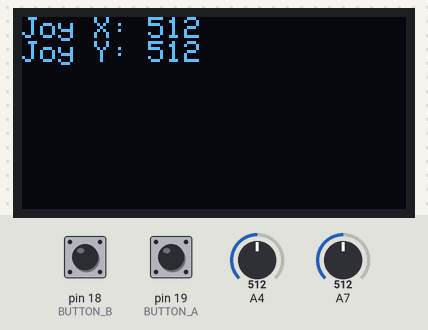
The sketch below on a simulated Arduino Mega 2560, built with avr-gcc and run on an emulated ATmega2560. Parts: 128×64 one-colour display. Inputs (shaded band) come from the test bench; at power-on: pin 18 (BUTTON_B) HIGH, pin 19 (BUTTON_A) HIGH, A4 = 512, A7 = 512.

Above: at 3.2 s.
3.3 s: pin 18 (BUTTON_B) pulled LOW for 0.15 s
At 3.44 s:
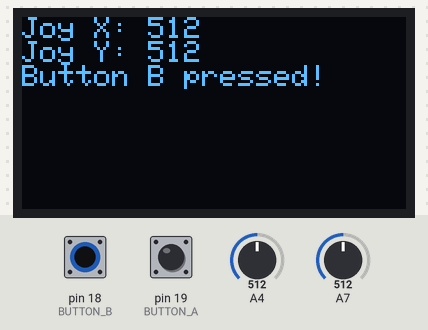
5.0 s: pin 19 (BUTTON_A) pulled LOW for 0.15 s
At 5.11 s:
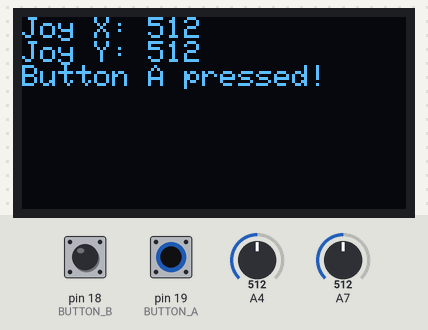
6.6 s: A4 set to 716
At 7.8 s:
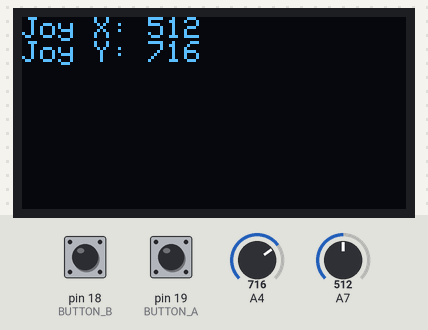
8.2 s: A7 set to 716
At 9.4 s:
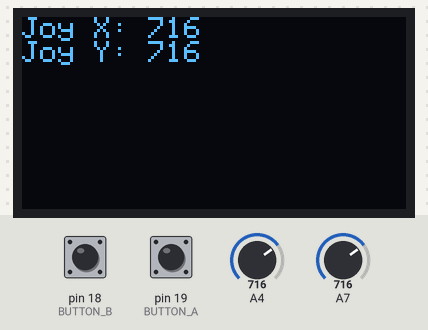
9.7 s: pin 18 (BUTTON_B) pulled LOW for 1 s
At 10.5 s:
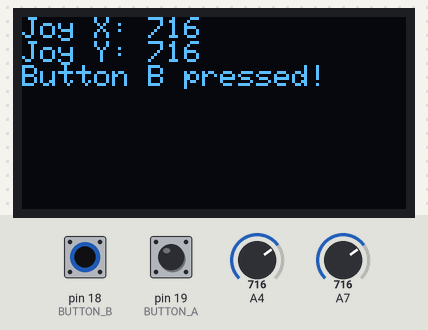
12.2 s: pin 19 (BUTTON_A) pulled LOW for 1 s
At 12.7 s:
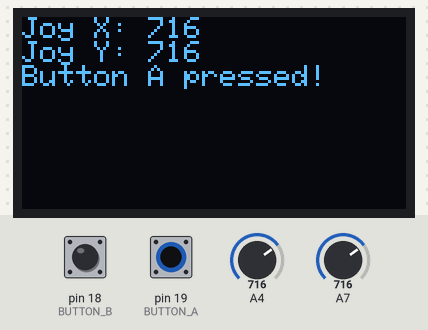
Timing chart, 0 to 15.2 s (numbered marks = the images above; inputs shaded):
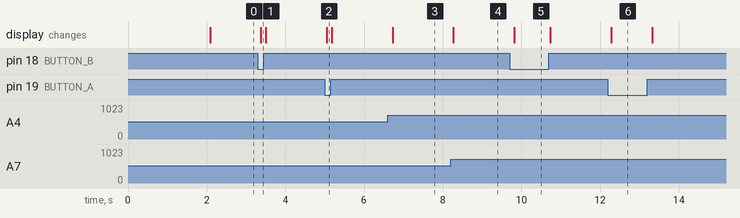

Measured:
- after the input at 3.3 s, the display: changes after 0.08 s (image 1)
- after the input at 5.0 s, the display: changes after 0.05 s (image 2)
- after the input at 6.6 s, the display: changes after 0.13 s (image 3)
- after the input at 8.2 s, the display: changes after 0.07 s (image 4)
- after the input at 9.7 s, the display: changes after 0.12 s (image 5)
- after the input at 12.2 s, the display: changes after 0.08 s (image 6)

The sketch:

game_controller_test.ino
```cpp
#include <Adafruit_GFX.h>
#include <Adafruit_SSD1306.h>

// Define the pins for the buttons and joystick
#define BUTTON_A 19
#define BUTTON_B 18
#define JOYSTICK_X 39
#define JOYSTICK_Y 36

#define SCREEN_WIDTH 128 // OLED display width
#define SCREEN_HEIGHT 64 // OLED display height
#define OLED_RESET    -1 // No reset pin
Adafruit_SSD1306 display(SCREEN_WIDTH, SCREEN_HEIGHT, &Wire, OLED_RESET);

void setup() {
  Serial.begin(9600);

  pinMode(BUTTON_A, INPUT_PULLUP);
  pinMode(BUTTON_B, INPUT_PULLUP);

  // Init OLED
  if (!display.begin(SSD1306_SWITCHCAPVCC, 0x3C)) {
    Serial.println(F("SSD1306 allocation failed"));
    for (;;); // Loop forever if fail to init OLED
  }

  // Display a welcome message
  display.clearDisplay();
  display.setTextSize(1);
  display.setTextColor(WHITE);
  display.setCursor(0, 0);
  display.println("Welcome to Test Game!");
  display.display();
  delay(2000);
  display.clearDisplay();
}

void loop() {
  display.clearDisplay();

  // Read the state of the buttons
  bool buttonA = !digitalRead(BUTTON_A); // Active low
  bool buttonB = !digitalRead(BUTTON_B); // Active low

  // Read the joystick values
  int joystickX = analogRead(JOYSTICK_X);
  int joystickY = analogRead(JOYSTICK_Y);

  // Display the joystick values
  display.setCursor(0, 0);
  display.print("Joy X: ");
  display.println(joystickX);
  display.print("Joy Y: ");
  display.println(joystickY);

  // Check if button A is pressed
  if (buttonA) {
    display.println("Button A pressed!");
  }

  // Check if button B is pressed
  if (buttonB) {
    display.println("Button B pressed!");
  }

  // Update the display
  display.display();
  delay(100); // Short delay for debounce
}
```
